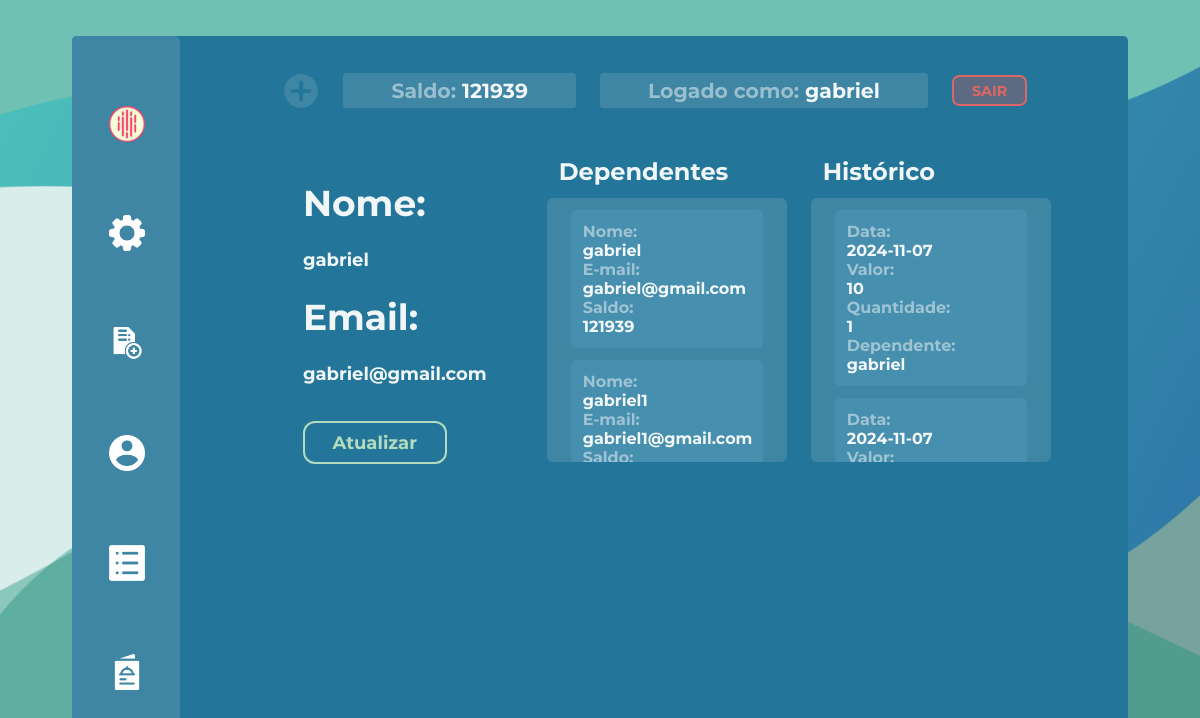
Before: /perfil (signed in) with the older database file.
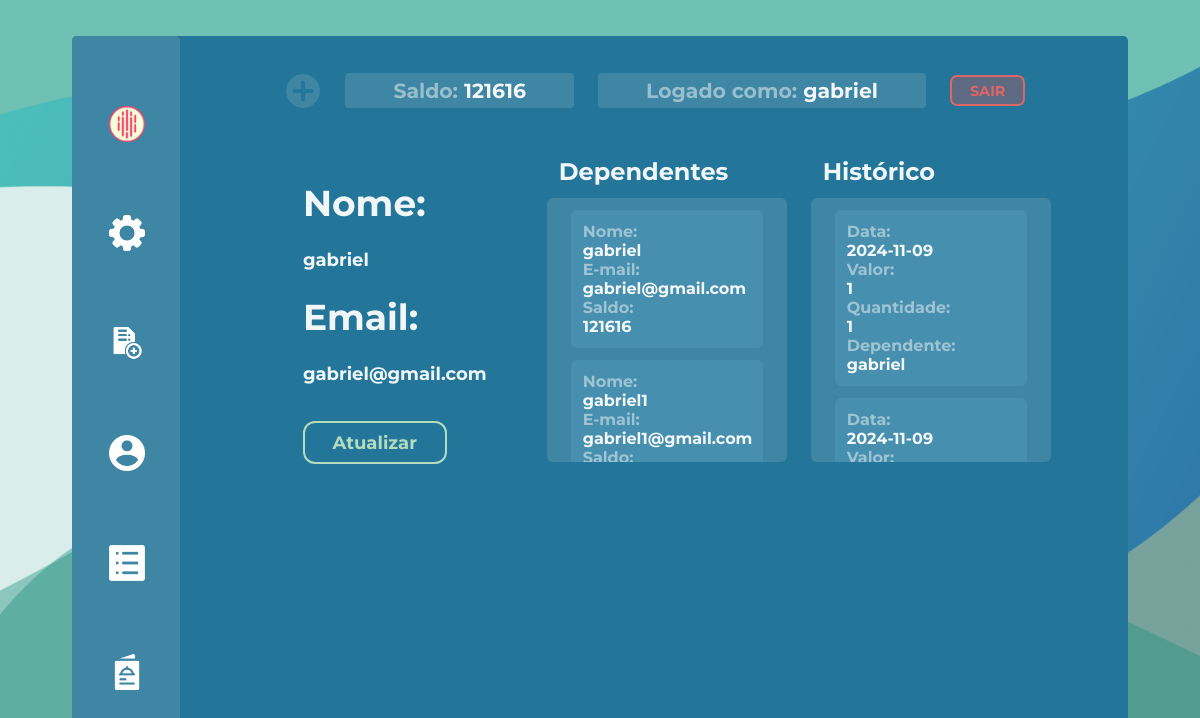
After: the same page with the newer database file.
### projeto/models.py (models this page shows, shortened)
class Dependente(db.Model, UserMixin):
    id = db.Column(db.Integer, primary_key=True, autoincrement=True)
    saldo = db.Column(db.Integer, nullable=False, unique=False, default=0)
    usuario = db.Column(db.String(length=30), nullable=False, unique=True)
    email = db.Column(db.String(length=30), nullable=False, unique=True)
    senha = db.Column(db.String(length=30), nullable=False)
    idResponsavel = db.Column(db.Integer)
    imagemPerfil = db.Column(db.LargeBinary)  # ATRIBUTO PARA IMAGEM
    user_type = 'dependente'
    @property
    def senhacrip(self):
        return self.senhacrip

class Historico(db.Model):
    id = db.Column(db.Integer, primary_key = True)
    nomeProduto = db.Column(db.String, nullable=False)
    data = db.Column(db.Date, nullable=False)
    valor = db.Column(db.Integer, nullable=False)
    quantidade = db.Column(db.Integer, nullable=False)
    idDependente = db.Column(db.Integer, nullable=False)
    nomeDependente = db.Column(db.String, nullable=False)

### projeto/routes.py (the view)
@app.route('/perfil')
@login_required
def PerfilPage():
    dependentes = Dependente.query.filter_by(idResponsavel=current_user.id).all()
    historicos = []
    for dependente in dependentes:
        historicos.extend(Historico.query.filter_by(idDependente=dependente.id).order_by(desc(Historico.id)).all())
    return render_template('PerfilResponsavel.html', dependentes=dependentes, historicos=historicos)

### projeto/models.py (called while the page is built)
@login_manager.user_loader
def load_user(user_id):
    user_type = session.get('user_type')
    if user_type == 'responsavel':
        return Responsavel.query.get(int(user_id))
    elif user_type == 'dependente':
        return Dependente.query.get(int(user_id))
    elif user_type == 'funcionario':
        return Funcionario.query.get(int(user_id))
    return None

### projeto/templates/PerfilResponsavel.html (shortened to what this page needs)
{%extends 'baseResponsavel.html' %}
{%block conteudo%}
<header>
    <div>
        <img onclick="adicionarSaldoModal()" class="adicionarButton" src="{{url_for('static', filename='imagens/adicionar.png')}}">
      </div>
    <div class="saldoHeader">
        <h1>Saldo: </h1>
        <p class="saldoText">{{current_user.saldo}}</p>
    </div>
    <div class="saldoHeader">
        <h1>Logado como: </h1>
        <p class="saldoText">{{current_user.usuario}}</p>
    </div>
    <div>
        <a class="botãoContainerLogout" href="{{url_for('logout')}}">
            SAIR
    </a>
    </div>
</header>
<section class="perfilPage">
    <div class="perfildiv">
        <strong>Nome: </strong>
        <p>{{current_user.usuario}}</p>
        <strong>Email: </strong>
        <p>{{current_user.email}}</p>
        <a class="botãoContainer1" href="{{url_for('atualizar', id=current_user.id)}}">Atualizar</a>
        </div>
        <div class="lista">
            <h1>Dependentes</h1>
            <div class="dadosLista">
            {% for i in dependentes%}
            <div>
                <p>Nome: <p class="saldoText">{{ i.usuario}}</p></p>
                <p>E-mail: <p class="saldoText">{{ i.email}}</p></p>
                <p>Saldo: <p class="saldoText">{{ i.saldo}}</p></p>
            </div>
                {% endfor%}
            </div>
        </div>
        <div class="lista">
            <h1>Histórico</h1>
            <div class="dadosLista">
            {% for i in historicos%}
                <div>
                <p>Data: <p class="saldoText">{{ i.data}}</p></p>
                <p>Valor: <p class="saldoText">{{ i.valor}}</p></p>
                <p>Quantidade: <p class="saldoText">{{ i.quantidade}}</p></p>
                {% for ii in dependentes %}
                    {% if ii.id == i.idDependente %}
                    <p>Dependente: <p class="saldoText">{{ ii.usuario}}</p></p>
                    {% endif %}
                {% endfor %}
            </div>
            {% endfor%}
        </div>
        </div>
</section>
{%endblock%}

### projeto/templates/baseResponsavel.html (shortened to what this page needs)
    <!DOCTYPE html>
<html lang="en">
<head>
    <link rel="stylesheet" href="{{url_for('static', filename='style.css')}}">
    <link rel="stylesheet" src="https://cdn.jsdelivr.net/npm/bootstrap@5.3.2/dist/css/bootstrap.min.css">
</head>
<body>
    <div class="container">
        <div class="sidebarResponsavel">
            <div><a href="{{url_for('homeResponsavel')}}"><img src="{{url_for('static', filename='imagens/RealLove.png')}}"><p style="text-align:center">MySnack</a></p></div>
            <div><a href="{{url_for('adicionarDependente')}}"><img src="{{url_for('static', filename='imagens/config.png')}}"><p>CADASTRAR</a></p></div>
            <div><a href="{{url_for('escolherDependente')}}"><img src="{{url_for('static', filename='imagens/registro.png')}}"><p>GERENCIAR</a></p></div>
            <div><a href="{{url_for('PerfilPage')}}"><img src="{{url_for('static', filename='imagens/botaoPerfil.png')}}"><p>CONTA</a></p></div>
            <div><a href="{{url_for('historico')}}"><img src="{{url_for('static', filename='imagens/Historico.svg')}}"><p>HISTÓRICO</a></p></div>
            <div><a href="{{url_for('cardapio')}}"><img src="{{url_for('static', filename='imagens/cardapio.png')}}"><p>CARDÁPIO</a></p></div>
        </div>
        <div class="bodyBaseResponsavel">
            {%block conteudo%}
            {%endblock%}
        </div>
    </div>
</body>
</html>

### projeto/static/style.css (style rules this page uses)
* { padding: 0; margin: 0; font-family: "Montserrat"; font-weight: bold; color: #ffffffef; }
.adicionarButton { width: 3vw; }
.botãoContainerLogout { font-weight: 700; color: #dd6666; font-size: 1.2vw; text-align: center; background-color: #df4e4e4f; padding: 0.4vw; padding-inline: 1.5vw; border-radius: 0.6vw; border: solid #dd6666 0.2vw; }
.botãoContainer1 { font-weight: 700; color: #b2dbbf; font-size: 1.5vw; text-align: center; background-color: #237699; padding: 0.7vw; padding-inline: 2.3vw; max-width: fit-content; border-radius: 1vw; border: solid #b2dbbf 0.2vw; margin-block: 1vw; }
.perfildiv { display: flex; flex-direction: column; margin: 3vw; margin-left: 10vw; gap:2vw }
.perfildiv p { font-size: 1.5vw; }
.perfildiv strong { font-size: 3vw; }
.perfilPage { display: flex; gap:2vw; }
header div { display: flex; flex-direction: row; gap:1vw; margin: 1vw; }
header a { width: fit-content; }
header { display: flex; height: 15%; justify-content: center; align-items: center; }
header h1 { font-size: 1.7vw; color: #ffffff79; }
.dadosLista p { color: #ffffff79; }
.dadosLista div { background-color: #5aa1c057; margin-bottom: 1vw; padding: 1vw; border-radius: 0.5vw; }
.dadosLista .saldoText { color: #ffffffef; }
.saldoHeader { background-color: hsl(197, 45%, 44%); width: fit-content; height: fit-content; padding: 0.4vw; border-radius: 0.3vw; padding-inline: 4vw; display: flex; flex-direction: row; gap:0.5vw; }
header .saldoText { color: #ffffffef; font-size: 1.7vw; }
body { background-color: rgb(112, 112, 112); height: calc(100vh - var(--margin-principal) * 2) !important; background-image: url(imagens/FotoFundo1.png); background-size: cover; height: 100vh; overflow-y: hidden; }
:root { --margin-principal: 3vw; --margin-principal-inline: 4vw; }
a { text-decoration: none; }
.container { display: flex; flex-direction: row; height: calc(100vh - var(--margin-principal) * 2); margin-top: var(--margin-principal); margin-inline: var(--margin-principal-inline); margin-bottom: var(--margin-principal); background-color: #237699; overflow: auto; border-radius: 0.4vw; }
.container { width: 88%; margin-inline: auto; }
.sidebarResponsavel { display: flex; flex-direction: column; width: 9%; background-color: hsl(197, 45%, 44%); position: absolute; border-radius: 0.4vw; height: calc(100vh - var(--margin-principal) * 2); justify-content: space-evenly; align-items: center; }
.dadosLista { padding: 1vw; padding-inline: 2vw; background-color: hsl(197, 45%, 44%); border-radius: 0.5vw; justify-content: center; }
.dadosLista { overflow: hidden; max-height: 20vw; overflow-y: auto; }
.bodyBaseResponsavel { margin-left: 10.5%; width: 90%; }
.lista h1 { margin: 1vw; font-size: 2vw; }
.lista { width: 20vw; }
.sidebarResponsavel { transition: 0.7s; align-items: center; align-items: flex-start; }
.sidebarResponsavel div { margin-left: 3.1vw; gap: 1vw; }
.sidebarResponsavel div { display: flex; align-items: center; }
.sidebarResponsavel img { width: 3vw; height: 3vw; }

Changed rows visible on the page:
no longer on this page (row unchanged): Historico: data "2024-11-07", valor "10", quantidade "1", Dependente (usuario "gabriel")
no longer on this page (row unchanged): Historico: data "2024-11-07"
changed Dependente "gabriel": saldo "121939" → "121616"
added Historico: data "2024-11-09", valor "1", quantidade "1", Dependente (usuario "gabriel")
added Historico: data "2024-11-09"
